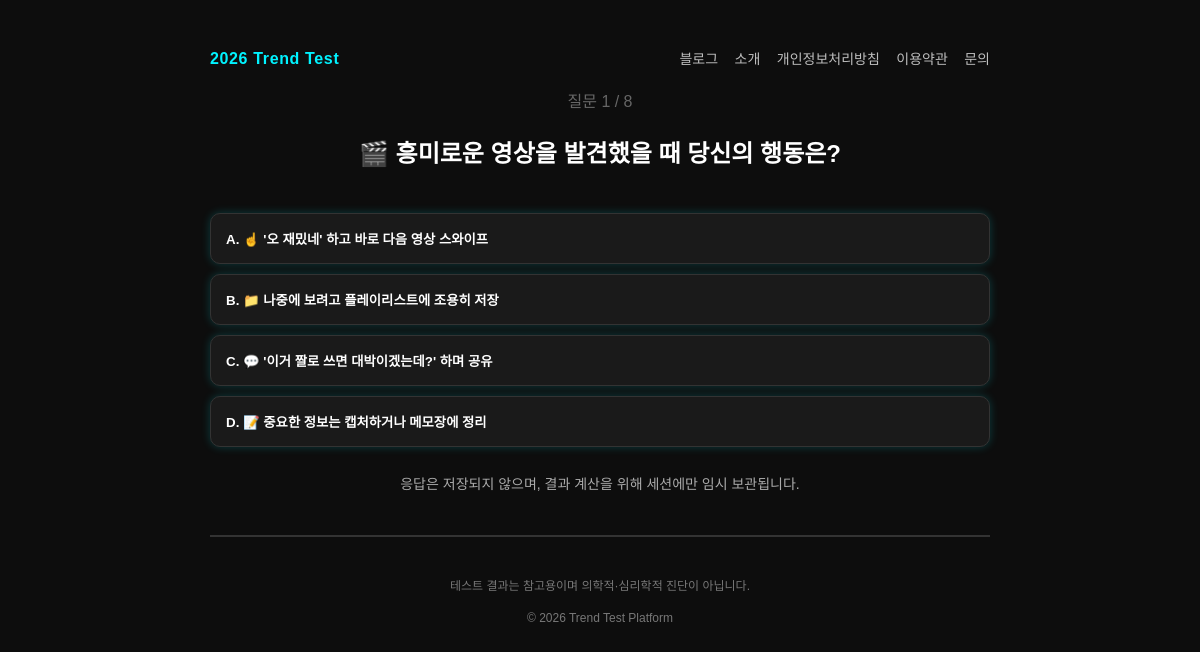
The app's page /t/liquid-content/q/113/ with its own data.
### quiz/models.py (models this page shows, shortened)
class Question(models.Model):
    quiz = models.ForeignKey(Quiz, on_delete=models.CASCADE, related_name="questions", default=1)
    text = models.CharField(max_length=500)
    choice_a = models.CharField(max_length=200, default="")
    choice_b = models.CharField(max_length=200, default="")
    choice_c = models.CharField(max_length=200, default="")
    choice_d = models.CharField(max_length=200, default="")
    order = models.PositiveIntegerField(default=0)

### quiz/views.py (the view, shortened to what this page needs)
# urls.py: path("t/<slug:quiz_slug>/q/<int:question_id>/", views.quiz_question, name="quiz_question"),
def quiz_question(request, quiz_slug, question_id):
    quiz = get_object_or_404(Quiz, slug=quiz_slug, is_active=True)
    questions = quiz.questions.all().order_by("order", "id")
    question = get_object_or_404(Question, id=question_id, quiz=quiz)
    return render(
        request,
        "quiz/quiz_question.html",
        {"quiz": quiz, "question": question, "show_ads": False},
    )

### templates/quiz/quiz_question.html (shortened to what this page needs)
﻿{% extends "base.html" %}
{% block content %}
<div style="text-align: center;">
    <p style="color: #666;">질문 {{ question.order }} / 8</p>
    <h2 style="margin-bottom: 40px;">{{ question.text }}</h2>
    <form method="POST">
        <button type="submit" name="choice_type" value="A" class="quiz-btn">A. {{ question.choice_a }}</button>
        <button type="submit" name="choice_type" value="B" class="quiz-btn">B. {{ question.choice_b }}</button>
        <button type="submit" name="choice_type" value="C" class="quiz-btn">C. {{ question.choice_c }}</button>
        <button type="submit" name="choice_type" value="D" class="quiz-btn">D. {{ question.choice_d }}</button>
    </form>
    <p class="muted" style="margin-top: 12px;">응답은 저장되지 않으며, 결과 계산을 위해 세션에만 임시 보관됩니다.</p>
</div>
{% endblock %}

### templates/quiz/quiz_question.html (style rules this page uses)
.quiz-btn { width: 100%; padding: 15px; margin-bottom: 10px; background: #1a1a1a; color: white; border: 1px solid #333; border-radius: 10px; cursor: pointer; text-align: left; }

### records on screen
Question: order "1", text "🎬 흥미로운 영상을 발견했을 때 당신의 행동은?", choice_a "☝️ '오 재밌네' 하고 바로 다음 영상 스와이프", choice_b "📁 나중에 보려고 플레이리스트에 조용히 저장", choice_c "💬 '이거 짤로 쓰면 대박이겠는데?' 하며 공유", choice_d "📝 중요한 정보는 캡처하거나 메모장에 정리"
